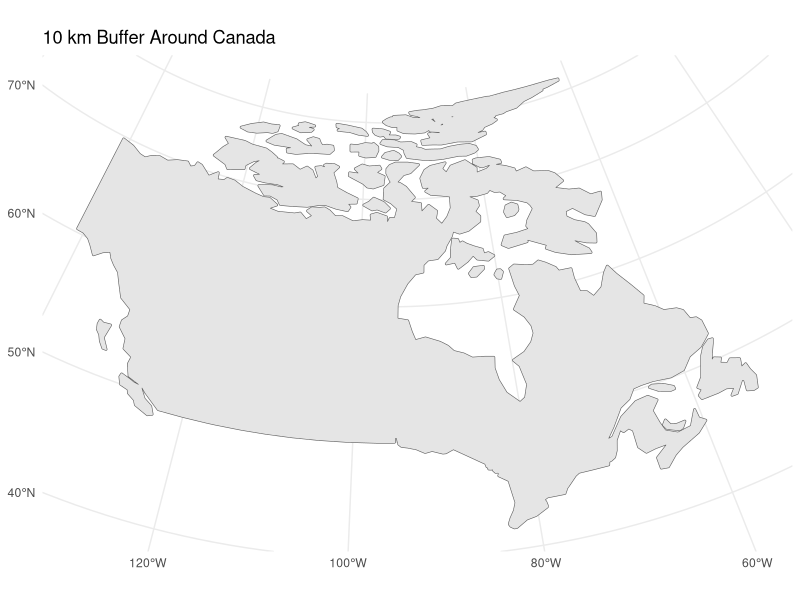
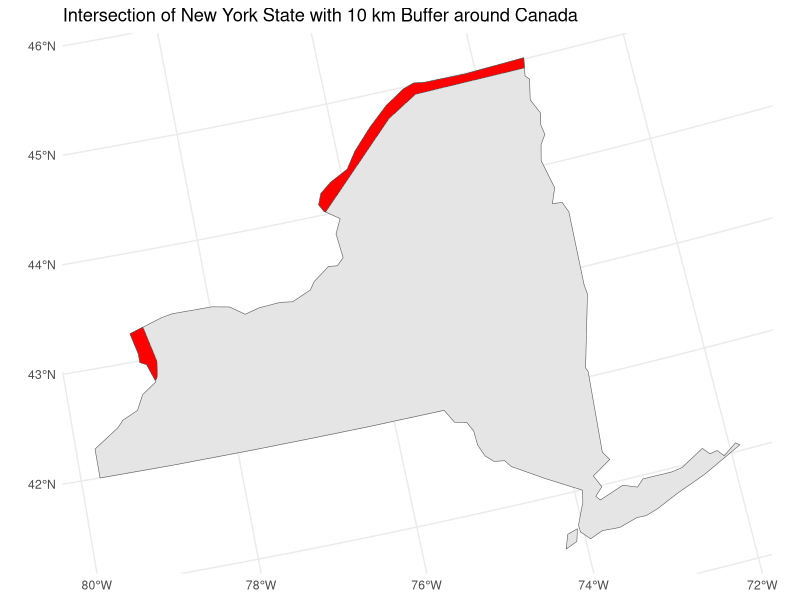

Recreate these plots in R, in order.
# Load necessary libraries
# spData: Provides spatial datasets for practicing spatial data analysis
# sf: Supports handling and analyzing spatial data using 'simple features'
# tidyverse: A collection of packages for data manipulation and visualization
# units: Allows handling physical measurement units in R
library(spData)
library(sf)
library(tidyverse)
library(units)

# Load the world and US states datasets from spData
# world: A spatial dataset containing polygons for all countries
# us_states: A spatial dataset containing polygons for all US states
data(world) 
data(us_states)

# Check the Coordinate Reference System (CRS) of the world data
# The CRS defines how the 3D earth is projected onto a 2D map
st_crs(world)

# Define the Albers Equal Area projection
# This projection is commonly used for maps of North America, minimizing distortion in area
albers <- "+proj=aea +lat_1=29.5 +lat_2=45.5 +lat_0=37.5 +lon_0=-96 +x_0=0 +y_0=0 +ellps=GRS80 +datum=NAD83 +units=m +no_defs"

# Transform the world data to the Albers Equal Area projection
# Transforming the data ensures that spatial operations (like buffering and intersection) are accurate
world2 <- st_transform(world, albers)

# Filter the world data to focus only on Canada
# This step extracts the polygon corresponding to Canada from the world dataset
Canada <- world2 %>%
  filter(name_long == 'Canada')
  
# Create a 10 km buffer around Canada
# A buffer creates a zone around the features, in this case, a 10 km zone around Canada
Canada_buff_10 <- st_buffer(Canada, dist = 10000)

# Plot the buffered area around Canada
# This plot shows the 10 km buffer zone around Canada's borders
canada_plot <- ggplot(Canada_buff_10) + 
  geom_sf() +  # Use geom_sf to plot simple features objects
  ggtitle("10 km Buffer Around Canada") +  # Add a title to the plot
  theme_minimal()  # Apply a minimal theme for a clean look

# Save the plot to a PNG file
# The plot is saved as 'canada_buffer_plot.png' in your working directory
ggsave("canada_buffer_plot.png", canada_plot)

# Transform the US states data to the Albers projection
# This ensures that the US states data is in the same CRS as the world data, which is necessary for spatial operations
us_states2 <- st_transform(us_states, albers)

# Filter the US states data to focus only on New York
# This step extracts the polygon corresponding to New York from the US states dataset
New_York <- us_states2 %>%
  filter(NAME == 'New York')

# Calculate the intersection between the Canada buffer and New York
# The intersection function identifies the area where New York and the 10 km buffer around Canada overlap
border <- st_intersection(Canada_buff_10, New_York)

# Plot New York and the intersection area
# This plot highlights the area of New York that falls within 10 km of Canada's border
ny_border_plot <- ggplot() + 
  geom_sf(data = New_York) +  # Plot the New York state boundaries
  geom_sf(data = border, fill = 'red') +  # Highlight the intersection area in red
  ggtitle("Intersection of New York State with 10 km Buffer around Canada") +  # Add a title to the plot
  theme_minimal()  # Apply a minimal theme for a clean look

# Save the plot to a PNG file
# The plot is saved as 'ny_border_plot.png' in your working directory
ggsave("ny_border_plot.png", ny_border_plot)

# Calculate and display the area of the intersection
# The area is calculated in square meters and then converted to square kilometers for easier interpretation
total_area <- st_area(border)
total_area_km2 <- set_units(total_area, km^2)
print(total_area_km2)  # Print the calculated area in square kilometers
